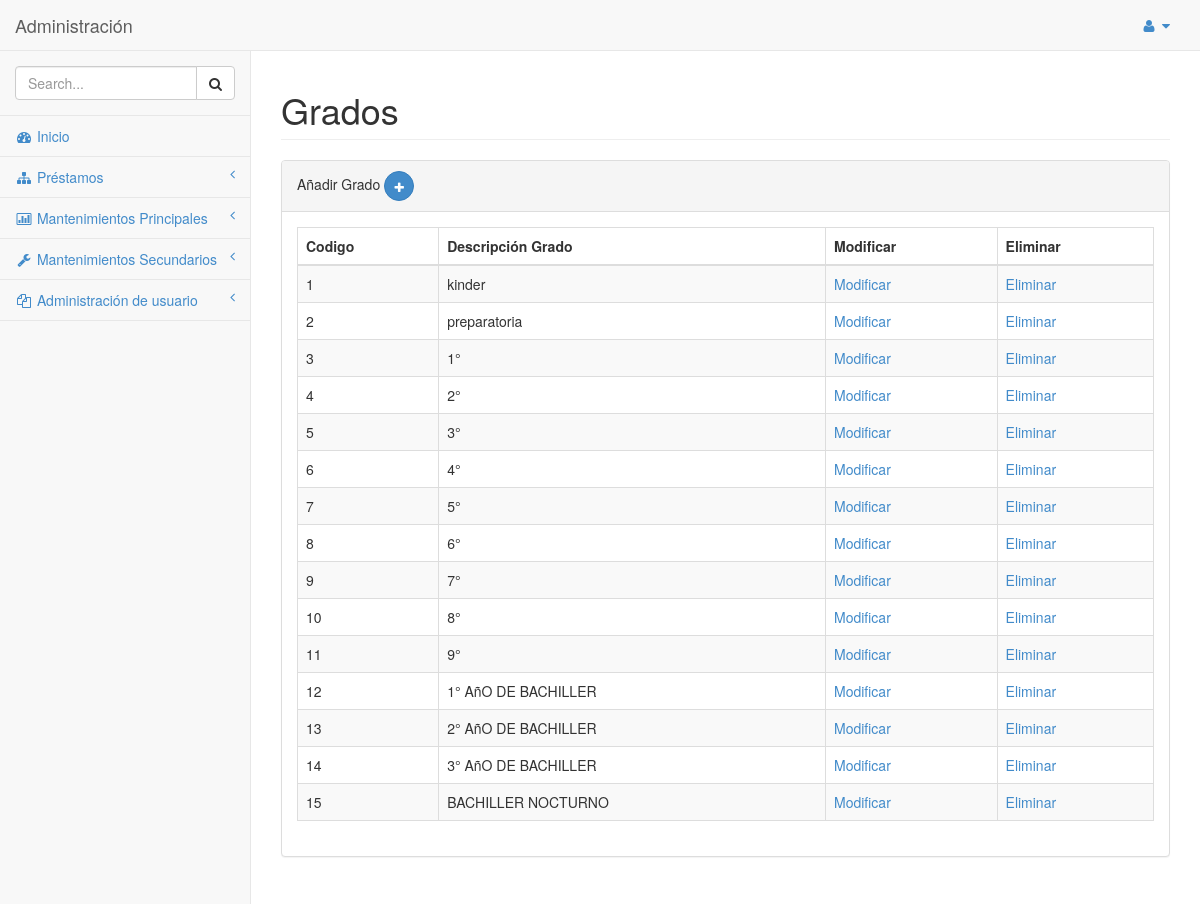
The page /SYSTEM/library_system/mantenimientos/secundarios/grado.php (signed in) on the database as committed earlier.
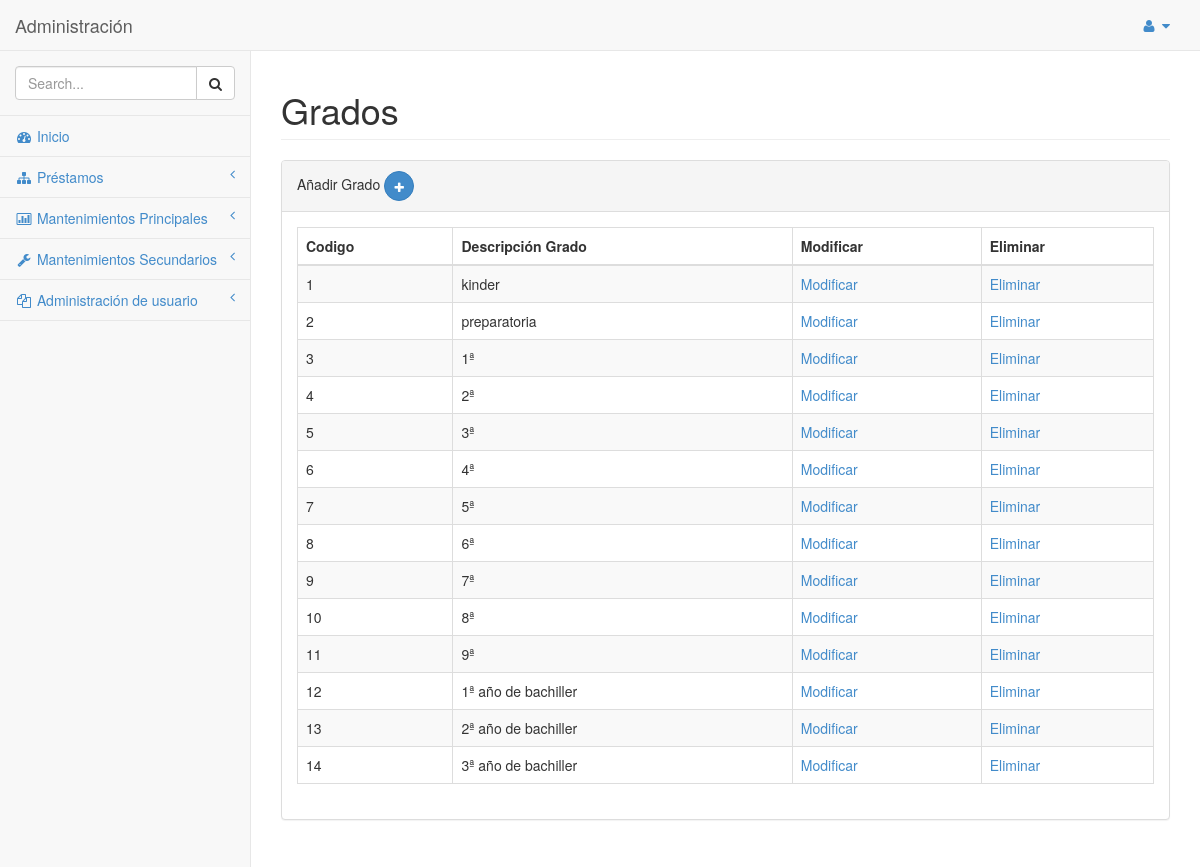
The same page on the database as committed later.
### tables this page shows
CREATE TABLE `grado` (
  `CODIGO_GRADO` int(11) NOT NULL,
  `DESCRIPCION_GRADO` varchar(100) DEFAULT NULL
);

### SYSTEM/library_system/clases/conexion/clDML.php (called while the page is built, shortened)
<?php
class clDML
{
    public function conectar($hostname, $username,$password, $database){
        $mysqli = new mysqli($hostname, $username,$password, $database);
        if ($mysqli -> connect_errno) {
        die( "Fallo la conexión a MySQL: (" . $mysqli -> mysqli_connect_errno()
        . ") " . $mysqli -> mysqli_connect_error());
        return $mysqli;
        }
        else{
            return $mysqli;
        }
    }
    public function get_list($query)
    {
        $connection = $this->conectar(DB_HOST,DB_USER,DB_PASS,DB_NAME,DB_CHARSET);
        $result = $connection->query($query);
        if($result){
            $users = $result->fetch_all(MYSQLI_ASSOC);
        }else{
            $users = [];
        }
        return $users;
    }
}
?>

### SYSTEM/library_system/clases/conexion/mto_grado.php (called while the page is built, shortened)
<?php
require_once "clDML.php";
class mto_grado extends clDML
{
    public function get_grado()
    {
        $query = "SELECT * FROM GRADO";
        $conn = new clDML();
        $users = $conn->get_list($query);
        return $users;
    }
}
?>

### SYSTEM/library_system/mantenimientos/secundarios/grado.php (the view, shortened to what the changed rows need)
<?php
require_once "../../clases/conexion/mto_Grado.php";
if(isset($_SESSION['usr']) && isset($_SESSION['cod_usr'])){
   $clMto_grado = new mto_grado();
}else{
    header('location: ../../login.php');
}
?>
<!DOCTYPE html>
<html>
<head>
    <link href="../../css/bootstrap.min.css" rel="stylesheet">
    <link href="../../font-awesome/css/font-awesome.css" rel="stylesheet">
    <link href="../../css/plugins/morris/morris-0.4.3.min.css" rel="stylesheet">
    <link href="../../css/plugins/timeline/timeline.css" rel="stylesheet">
    <link href="../../css/sb-admin.css" rel="stylesheet">
</head>
<body>
    <div id="wrapper">
        <nav class="navbar navbar-default navbar-fixed-top" role="navigation" style="margin-bottom: 0">
            <div class="navbar-header">
                <a class="navbar-brand" href="index.html">Administración</a>
            </div>
        </nav>
        <div id="page-wrapper">
            <div class="row">
                <div class="col-lg-12">
                    <h1 class="page-header">Grados</h1>
                </div>
            </div>
            <div class="row">
                <div class="col-lg-12">
                    <div class="panel panel-default">
                        <div class="panel-body">
                            <div class="table-responsive">
                                <table class="table table-striped table-bordered table-hover" id="dataTables-example">
                                     <thead>
                                        <tr>
                                            <th>Codigo</th>
                                            <th>Descripción Grado</th>
                                            <th>Modificar</th>
                                            <th>Eliminar</th>
                                        </tr>
                                    </thead>
                                     <?php
                                        $a_users = $clMto_grado->get_grado();
                                        foreach ($a_users as $row): ?>
                                            <tr>
                                                <td><?php echo $row['CODIGO_GRADO']; ?></td>
                                                <td><?php echo $row['DESCRIPCION_GRADO']; ?></td>
                                                <td><a href="grado_nuevo.php?codigo=<?php echo $row['CODIGO_GRADO']; ?>">Modificar</a></td>
                                                <td><a href="grado.php?codigo=<?php echo $row['CODIGO_GRADO']; ?>">Eliminar</a></td>
                                            </tr>
                                    <?php endforeach ?>
                                </table>
                            </div>
                        </div>
                    </div>
                </div>
            </div>
        </div>
    </div>
</body>
</html>

Rows that differ between the two databases and show on the page:
removed grado: CODIGO_GRADO "15", DESCRIPCION_GRADO "BACHILLER NOCTURNO"
changed grado id 3: DESCRIPCION_GRADO "1°" → "1ª"
changed grado id 4: DESCRIPCION_GRADO "2°" → "2ª"
changed grado id 5: DESCRIPCION_GRADO "3°" → "3ª"
changed grado id 6: DESCRIPCION_GRADO "4°" → "4ª"
changed grado id 7: DESCRIPCION_GRADO "5°" → "5ª"
changed grado id 8: DESCRIPCION_GRADO "6°" → "6ª"
changed grado id 9: DESCRIPCION_GRADO "7°" → "7ª"
changed grado id 10: DESCRIPCION_GRADO "8°" → "8ª"
changed grado id 11: DESCRIPCION_GRADO "9°" → "9ª"
changed grado id 12: DESCRIPCION_GRADO "1° AñO DE BACHILLER" → "1ª año de bachiller"
changed grado id 13: DESCRIPCION_GRADO "2° AñO DE BACHILLER" → "2ª año de bachiller"
changed grado id 14: DESCRIPCION_GRADO "3° AñO DE BACHILLER" → "3ª año de bachiller"
